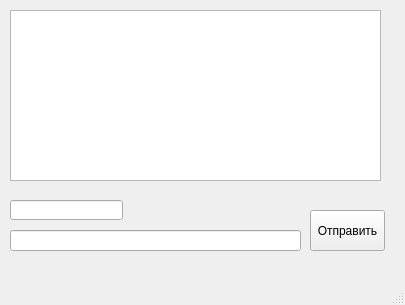
<?xml version="1.0" encoding="UTF-8"?>
<ui version="4.0">
 <class>MainWindow</class>
 <widget class="QMainWindow" name="MainWindow">
  <property name="geometry">
   <rect>
    <x>0</x>
    <y>0</y>
    <width>405</width>
    <height>305</height>
   </rect>
  </property>
  <property name="windowTitle">
   <string>PyMassenger</string>
  </property>
  <widget class="QWidget" name="centralwidget">
   <widget class="QPushButton" name="button">
    <property name="geometry">
     <rect>
      <x>310</x>
      <y>210</y>
      <width>75</width>
      <height>41</height>
     </rect>
    </property>
    <property name="text">
     <string>Отправить</string>
    </property>
   </widget>
   <widget class="QLineEdit" name="username">
    <property name="geometry">
     <rect>
      <x>10</x>
      <y>200</y>
      <width>113</width>
      <height>20</height>
     </rect>
    </property>
   </widget>
   <widget class="QLineEdit" name="message">
    <property name="geometry">
     <rect>
      <x>10</x>
      <y>230</y>
      <width>291</width>
      <height>21</height>
     </rect>
    </property>
   </widget>
   <widget class="QListWidget" name="listMessage">
    <property name="geometry">
     <rect>
      <x>10</x>
      <y>10</y>
      <width>371</width>
      <height>171</height>
     </rect>
    </property>
   </widget>
  </widget>
  <widget class="QMenuBar" name="menubar">
   <property name="geometry">
    <rect>
     <x>0</x>
     <y>0</y>
     <width>405</width>
     <height>21</height>
    </rect>
   </property>
  </widget>
  <widget class="QStatusBar" name="statusbar"/>
 </widget>
 <resources/>
 <connections/>
</ui>
